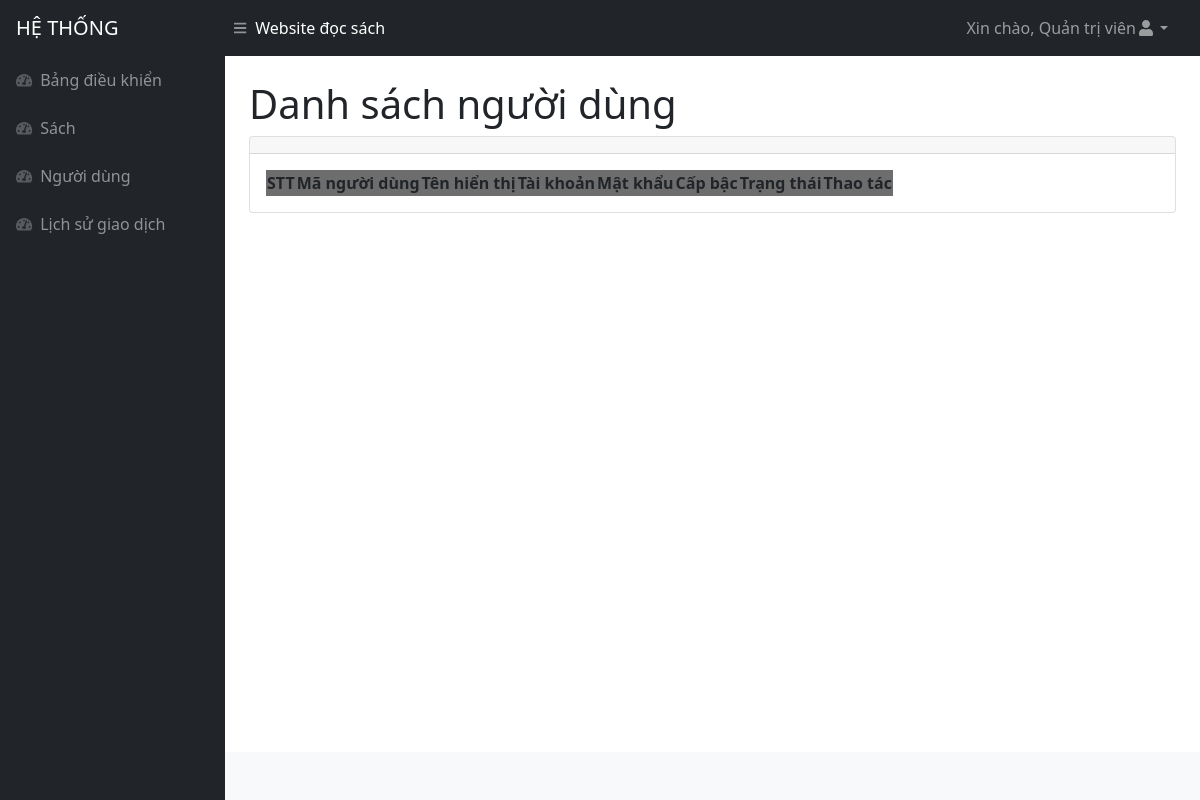
The app's page /admin/nguoidung.php (signed in), older data.
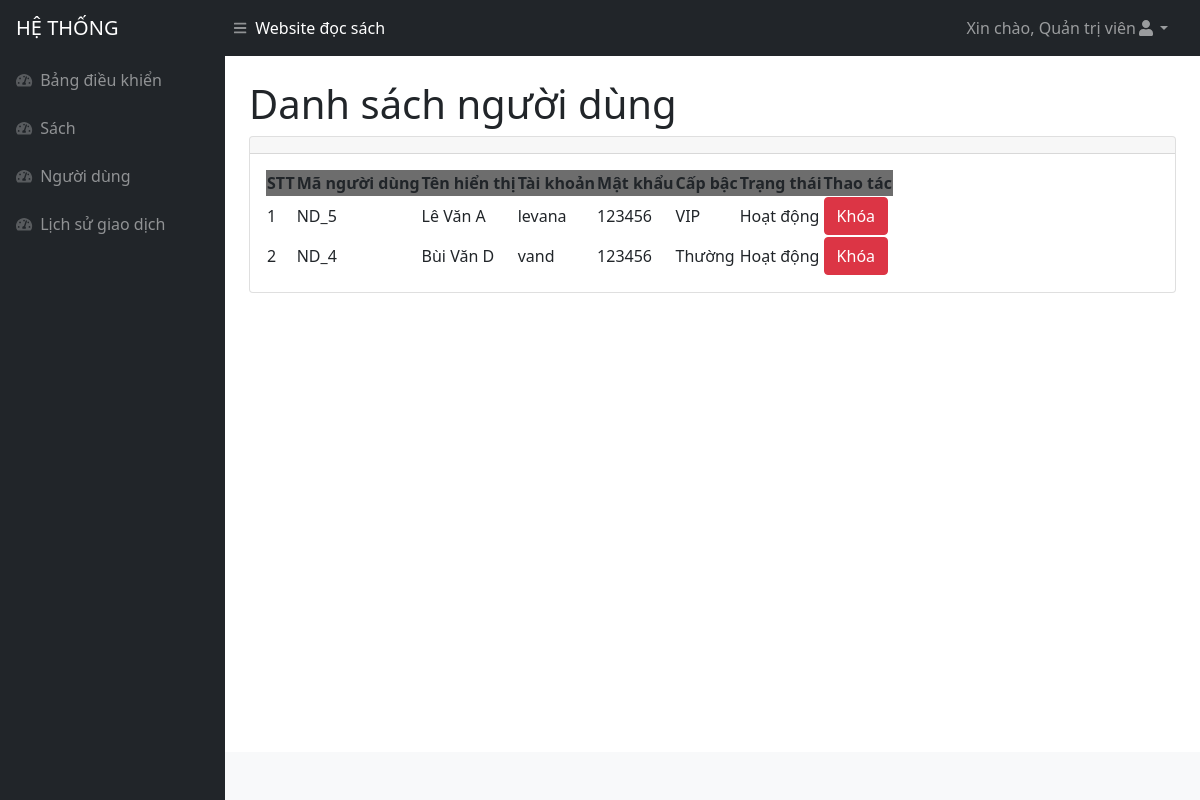
The same page, newer data.
### tables this page shows
CREATE TABLE `nguoidung` (
  `id` int(11) NOT NULL,
  `tenhienthi` varchar(255) NOT NULL,
  `taikhoan` varchar(255) NOT NULL,
  `matkhau` varchar(255) NOT NULL,
  `capbac` int(11) NOT NULL,
  `trangthai` int(11) NOT NULL
);

### admin/nguoidung.php (the view, shortened to what this page needs)
<!DOCTYPE html>
<html lang="en">
<head>
<?php include('inc/head.php')?>
</head>
<body class="sb-nav-fixed">
<?php include('inc/header.php')?>
    <div id="layoutSidenav">
    <?php include('inc/menu.php')?>
        <div id="layoutSidenav_content">
            <main>
                <div class="container-fluid px-4">
                    <h1 class="mt-4">Danh sách người dùng</h1>
                    <div class="card mb-4">
                        <div class="card-header">
                        </div>
                        <div class="card-body">
                            <table id="datatablesSimple">
                                <thead>
                                <tr style="background-color : #6D6D6D">
                                        <th>STT</th>
                                        <th>Mã người dùng</th>
                                        <th>Tên hiển thị</th>
                                        <th>Tài khoản</th>
                                        <th>Mật khẩu</th>
                                        <th>Cấp bậc</th>
                                        <th>Trạng thái</th>
                                        <th>Thao tác</th>
                                    </tr>
                                </thead>
                                <tbody>
                                <?php
                                    $query = "SELECT *
                                    FROM nguoidung
                                    ORDER BY id DESC";
                                    $result = mysqli_query($connect, $query);
                                    $stt = 1;
                                    while ($arUser = mysqli_fetch_array($result, MYSQLI_ASSOC)) {
                                        $idModelDelK = "exampleModalDelK".$arUser["id"] ;
                                    ?>
                                    <tr>
                                        <td><?php echo $stt ?></td>
                                        <td>ND_<?php echo $arUser["id"] ?></td>
                                        <td><?php echo $arUser["tenhienthi"] ?></td>
                                        <td><?php echo $arUser["taikhoan"] ?></td>
                                        <td><?php echo $arUser["matkhau"] ?></td>
                                        <td><?php echo $arUser["capbac"] == 1 ? 'VIP' : 'Thường' ?></td>
                                        <td><?php echo $arUser["trangthai"] == 1 ? 'Hoạt động' : 'Đang khóa' ?></td>
                                        <td>
                                            <?php if($arUser["trangthai"] == 1) {?>
                                            <button type="button" class="btn btn-danger" data-bs-toggle="modal"
                                                data-bs-target="#<?php echo $idModelDelK ?>">
                                                Khóa
                                            </button>
                                            <?php } ?>
                                        </td>
                                    </tr>
                                    <?php $stt++;} ?>
                                </tbody>
                            </table>
                        </div>
                    </div>
                </div>
            </main>
            <?php include('inc/footer.php')?>
        </div>
    </div>
</body>
</html>

### admin/inc/head.php (shortened to what this page needs)
<link href="https://cdn.jsdelivr.net/npm/simple-datatables@latest/dist/style.css" rel="stylesheet" />
<link href="css/styles.css" rel="stylesheet" />

### admin/inc/header.php (shortened to what this page needs)
<nav class="sb-topnav navbar navbar-expand navbar-dark bg-dark">
        <a class="navbar-brand ps-3" href="index.php">HỆ THỐNG</a>
        <button class="btn btn-link btn-sm order-1 order-lg-0 me-4 me-lg-0" id="sidebarToggle" href="#!"><i
                class="fas fa-bars"></i></button>
        <p style="color:white;margin-top:15px">Website đọc sách</p>
        <ul class="navbar-nav ms-auto ms-md-0 me-3 me-lg-4">
            <li class="nav-item dropdown">
                <a class="nav-link dropdown-toggle" id="navbarDropdown" href="#" role="button" data-bs-toggle="dropdown"
                    aria-expanded="false">Xin chào, <?php echo $_SESSION['tenhienthi']; ?><i class="fas fa-user fa-fw"></i></a>
            </li>
        </ul>
    </nav>

### admin/inc/menu.php
<div id="layoutSidenav_nav">
            <nav class="sb-sidenav accordion sb-sidenav-dark" id="sidenavAccordion">
                <div class="sb-sidenav-menu">
                    <div class="nav">
                        <a class="nav-link" href="index.php">
                            <div class="sb-nav-link-icon"><i class="fas fa-tachometer-alt"></i></div>
                            Bảng điều khiển
                        </a>
                        <a class="nav-link" href="sach.php">
                            <div class="sb-nav-link-icon"><i class="fas fa-tachometer-alt"></i></div>
                            Sách
                        </a>
                        <a class="nav-link" href="nguoidung.php">
                            <div class="sb-nav-link-icon"><i class="fas fa-tachometer-alt"></i></div>
                            Người dùng
                        </a>
                        <a class="nav-link" href="lichsu.php">
                            <div class="sb-nav-link-icon"><i class="fas fa-tachometer-alt"></i></div>
                            Lịch sử giao dịch
                        </a>
                    </div>
                </div>
            </nav>
        </div>

### admin/inc/footer.php (shortened to what this page needs)
<footer class="py-4 bg-light mt-auto">
            </footer>

Row changes from the older to the newer data that the page shows:
added nguoidung: id "5", tenhienthi "Lê Văn A", taikhoan "levana", matkhau "123456", capbac "VIP", trangthai "Hoạt động"
added nguoidung: id "4", tenhienthi "Bùi Văn D", taikhoan "vand", matkhau "123456", capbac "Thường", trangthai "Hoạt động"
